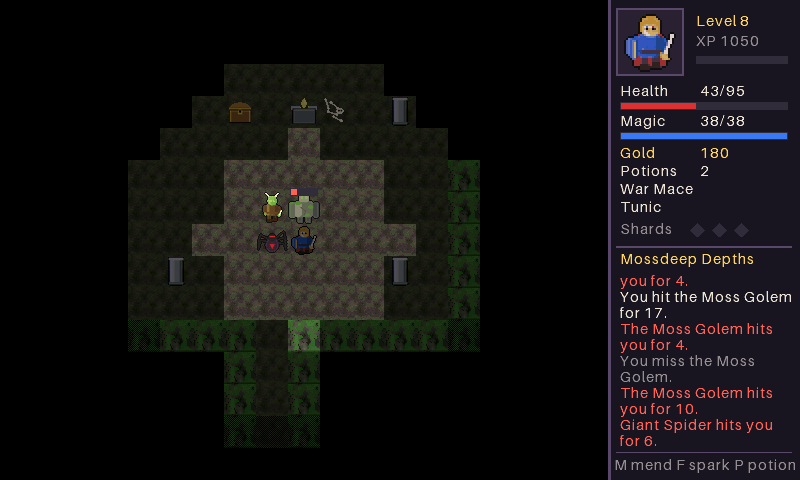
#> input picture examples/matouch/Valmora/valmora_boss.png, 800 x 480 px
$ python -i art.py   (imports and definitions only)
#> lines starting #> are read from the running program, lines starting #| are printed output that depends on the picture
"""Valmora's pictures: every 32x32 tile and creature, drawn here.

Shapes are drawn 4x larger with antialiasing and scaled down; textures are
computed per pixel, tileable. Each tile is then reduced to at most 16
colours of the 4096 (4 bits a channel): the WAD stores 4 bits a pixel and
a palette per tile (make_wad.py).
"""
import math
import random

from PIL import Image, ImageDraw, ImageFilter

T = 32          # tile size
S = 4           # supersampling for shapes
B = T * S
SPR = T         # creatures and overlays come out this size (16: Valmora Low)


def rgb(h):
    h = h.lstrip('#')
    return tuple(int(h[i:i + 2], 16) for i in (0, 2, 4))


def mix(a, b, t):
    return tuple(int(round(a[i] + (b[i] - a[i]) * t)) for i in range(3))


def clamp(v):
    return max(0, min(255, int(v)))


def shade(c, f):
    return tuple(clamp(x * f) for x in c)


# ------------------------------------------------------------ noise

class Noise:
    """Tileable value noise over a period of `period` pixels."""

    def __init__(self, seed, cells, period=T):
        r = random.Random(seed)
        self.cells = cells
        self.period = period
        self.v = [[r.random() for _ in range(cells)] for _ in range(cells)]

    def at(self, x, y):
        fx = (x % self.period) * self.cells / self.period
        fy = (y % self.period) * self.cells / self.period
        x0, y0 = int(fx), int(fy)
        tx, ty = fx - x0, fy - y0
        tx = tx * tx * (3 - 2 * tx)
        ty = ty * ty * (3 - 2 * ty)
        c = self.cells
        a = self.v[y0 % c][x0 % c]
        b = self.v[y0 % c][(x0 + 1) % c]
        d = self.v[(y0 + 1) % c][x0 % c]
        e = self.v[(y0 + 1) % c][(x0 + 1) % c]
        return (a * (1 - tx) + b * tx) * (1 - ty) + (d * (1 - tx) + e * tx) * ty


def fbm(seed, x, y, octaves=((4, .55), (8, .3), (16, .15))):
    key = (seed, octaves)
    if key not in _fbm_cache:
        _fbm_cache[key] = [Noise(seed * 31 + i, c) for i, (c, _) in enumerate(octaves)]
    ns = _fbm_cache[key]
    return sum(n.at(x, y) * w for n, (_, w) in zip(ns, octaves))


_fbm_cache = {}


def ramp(colours, t):
    """t in 0..1 over a list of colours."""
    t = max(0.0, min(0.999, t))
    f = t * (len(colours) - 1)
    i = int(f)
    return mix(colours[i], colours[i + 1], f - i)


# [12 lines left out: function texture, not called in this run]


# ------------------------------------------------------------ shapes at 4x

def canvas():
    return Image.new('RGBA', (B, B), (0, 0, 0, 0))


def down(big):
    return big.resize((T, T), Image.LANCZOS)


# [6 lines left out: function over, not called in this run]


def ellipse(d, cx, cy, rx, ry, fill):
    d.ellipse((cx - rx, cy - ry, cx + rx, cy + ry), fill=fill)


# [44 lines left out: functions shaded_blob, outline_sprite, sprite_from, not called in this run]


# ------------------------------------------------------------ palettes

GRASS = [rgb('#2b5e27'), rgb('#3a7a31'), rgb('#4a933b'), rgb('#62aa48'), rgb('#86c460')]
GRASS_DARK = [rgb('#24501f'), rgb('#2f6a2a'), rgb('#3d8034'), rgb('#4f963f')]
SAND = [rgb('#a88d55'), rgb('#c4a96d'), rgb('#d6bf86'), rgb('#e6d6a6')]
WET_SAND = [rgb('#8a7448'), rgb('#9e875a')]
SHALLOW = [rgb('#2a63a6'), rgb('#3576bd'), rgb('#4489cf'), rgb('#5ea2df')]
DEEP = [rgb('#14346b'), rgb('#1a427f'), rgb('#225093'), rgb('#2c5fa6')]
ROCK = [rgb('#3e362f'), rgb('#5b5147'), rgb('#7a6e60'), rgb('#9a8d7c'), rgb('#bdb09e')]
SNOW = [rgb('#aebccb'), rgb('#cdd8e3'), rgb('#eef3f8')]
SWAMP = [rgb('#2f3a22'), rgb('#3c4a2a'), rgb('#4b5b32'), rgb('#5e6e3c')]
LAVA = [rgb('#5a140a'), rgb('#a8260e'), rgb('#e0541a'), rgb('#ff9a2e'), rgb('#ffe27a')]
ASH = [rgb('#2e2a28'), rgb('#433d39'), rgb('#57504a'), rgb('#6c645c')]
DIRT = [rgb('#6e5232'), rgb('#86663f'), rgb('#9d7d52'), rgb('#b59666')]
COBBLE = [rgb('#4d4a48'), rgb('#6a6662'), rgb('#86817b'), rgb('#a29c94')]
WOOD = [rgb('#4a2e18'), rgb('#6a4424'), rgb('#875a32'), rgb('#a57444')]
OUTLINE = (20, 16, 24)


# ------------------------------------------------------------ terrain

# [98 lines left out: functions grass, brush, trees, hills, mountain, not called in this run]


def sand(seed):
    return texture(seed, SAND, speck=.12, contrast=.8)


# [320 lines left out: functions water, swamp, lava, ash, shore, road and 12 more, not called in this run]


# ------------------------------------------------------------ town and dungeon

def cobble(seed):
    img = Image.new('RGB', (T, T))
    px = img.load()
    r = random.Random(seed)
    stones = []
    for gy in range(4):
        for gx in range(4):
            stones.append((gx * 8 + 4 + r.uniform(-1.5, 1.5) + (4 if gy % 2 else 0), gy * 8 + 4 + r.uniform(-1, 1),
                           r.random()))
    for y in range(T):
        for x in range(T):
            ds = sorted(((((x - sx + 16) % 32 - 16) ** 2 + ((y - sy + 16) % 32 - 16) ** 2) ** .5, v)
                        for sx, sy, v in stones)
            (d0, v0), (d1, _) = ds[0], ds[1]
            if d1 - d0 < 1.2:
                px[x, y] = COBBLE[0]
            else:
                t = .35 + v0 * .4 - d0 * .03
                px[x, y] = ramp(COBBLE, t + (fbm(seed, x, y) - .5) * .3)
    return img


# [111 lines left out: functions planks, flagstone, carpet, bricks, wall_with, torch_wall, not called in this run]


def furniture(kind, floor):
    return over(floor, furniture_big(kind))


def overlay(kind):
    """A transparent picture drawn over the map's own floor at run time."""
    return sprite_from(furniture_big(kind), outline=False)


# [182 lines left out: function furniture_big, not called in this run]


def fountain(frame):
    base = cobble(400)
    big = canvas()
    d = ImageDraw.Draw(big)
    ellipse(d, 64, 68, 60, 54, rgb('#8a8680'))
    ellipse(d, 64, 68, 50, 44, SHALLOW[1])
    ellipse(d, 56 + frame * 4, 60, 20, 12, SHALLOW[3])
    ellipse(d, 64, 64, 12, 12, rgb('#a6a29a'))
    for k in range(6):
        a = math.radians(k * 60 + frame * 30)
        x, y = 64 + math.cos(a) * 26, 58 + math.sin(a) * 20
        ellipse(d, x, y, 4, 4, rgb('#d8f0ff'))
    d.line((64, 58, 64, 22 + frame * 4), fill=rgb('#d8f0ff'), width=6)
    d.ellipse((4, 14, 124, 122), outline=OUTLINE, width=3)
    return over(base, big)


# [11 lines left out: function dungeon_floor, not called in this run]


def cave_floor(seed, cols):
    img = texture(seed, cols, speck=.1)
    return img


# [25 lines left out: function rock_wall, not called in this run]


# ------------------------------------------------------------ creatures

SKIN = [rgb('#f0c8a0'), rgb('#d8a878'), rgb('#b07a50')]


# [315 lines left out: functions humanoid, skeleton, rat, bat, slime, wolf and 6 more, not called in this run]


# the hero seen from behind and from the side (the side drawn facing left;
# facing right is its mirror image)
HERO_TUNIC = rgb('#2c5ab4')
HERO_CAPE = rgb('#a82a2a')
HERO_HAIR = rgb('#c08a3a')
HERO_LEGS = rgb('#4a4040')
HERO_SHIELD = rgb('#3a4a9a')
HERO_BOOTS = rgb('#3a2414')


# [75 lines left out: functions hero_back, hero_side, not called in this run]


def hero_side_right(frame):
    return hero_side(frame).transpose(Image.FLIP_LEFT_RIGHT)


# [150 lines left out: functions make_creatures, make_terrain, not called in this run]


OVERLAYS = ('stairs_down', 'stairs_up', 'chest', 'chest_open', 'bones', 'web', 'rubble', 'altar', 'altar_empty')


def make_overlays():
    """Drawn over the map's own floor at run time (transparent)."""
    return [(k, overlay(k)) for k in OVERLAYS]

>>> import cv2
>>> picture = cv2.imread('../valmora_boss.png', cv2.IMREAD_GRAYSCALE)
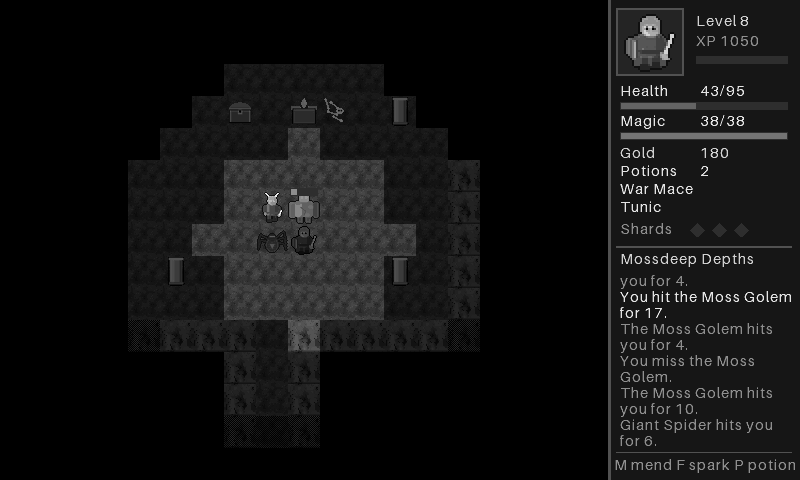
#> picture: shape (480, 800); min 0, max 234, mean 17.6
>>> result = fountain(picture)
#> in cobble, `img = Image.new('RGB', (T, T))`: img: PIL image 32x32 RGB; every value is 0
#> in fountain, `base = cobble(400)`:
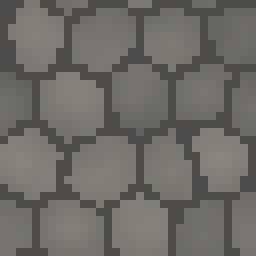
#> base: PIL image 32x32 RGB (shown 8 times larger); mean R, G, B 109.3, 105.2, 100.9
#> in fountain, `big = canvas()`: big: PIL image 128x128 RGBA; every value is 0
#> (the run stopped early here; a loop or call above may not have finished)

$ run again, on examples/matouch/Valmora/valmora_shop.png
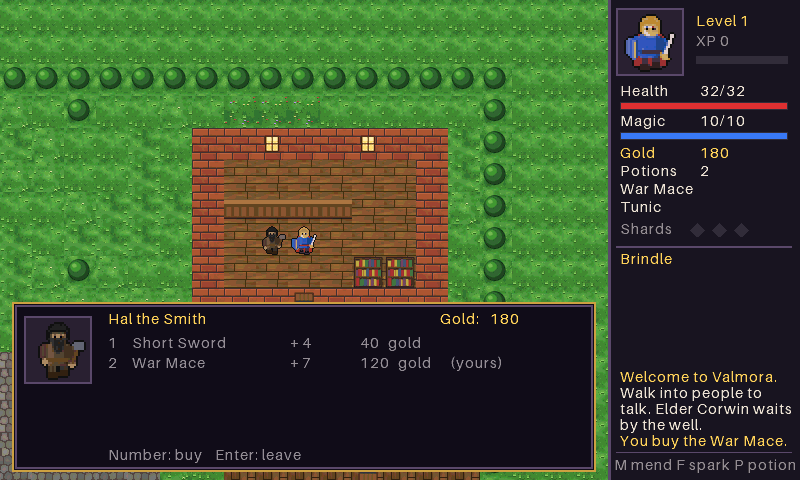
#> input picture examples/matouch/Valmora/valmora_shop.png, 800 x 480 px
#> `picture = cv2.imread('../valmora_boss.png', cv2.IMREAD_GRAYSCALE)`:
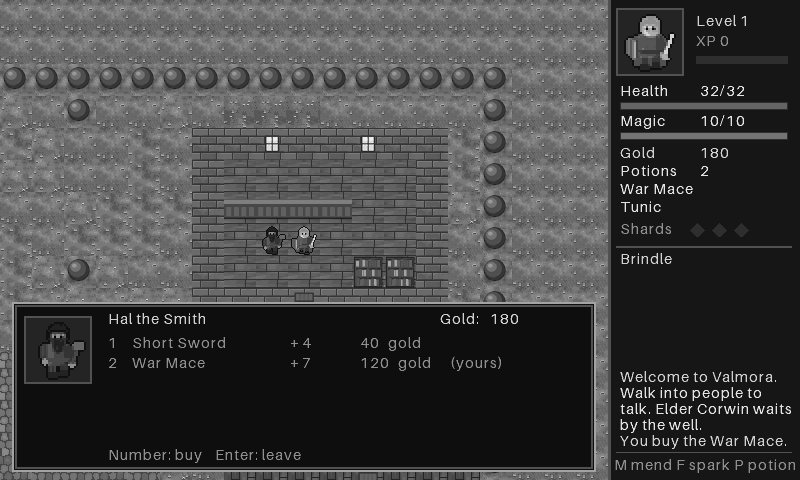
#> picture: shape (480, 800); min 0, max 235, mean 68.1
#> img: PIL image 32x32 RGB; every value is 0
#> big: PIL image 128x128 RGBA; every value is 0

$ run again, on examples/matouch/Valmora/valmora_talk.png
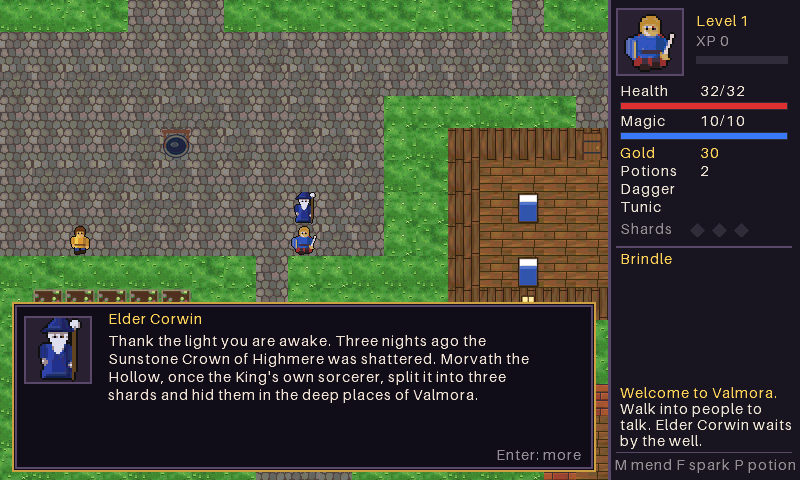
#> input picture examples/matouch/Valmora/valmora_talk.png, 800 x 480 px
#> `picture = cv2.imread('../valmora_boss.png', cv2.IMREAD_GRAYSCALE)`:
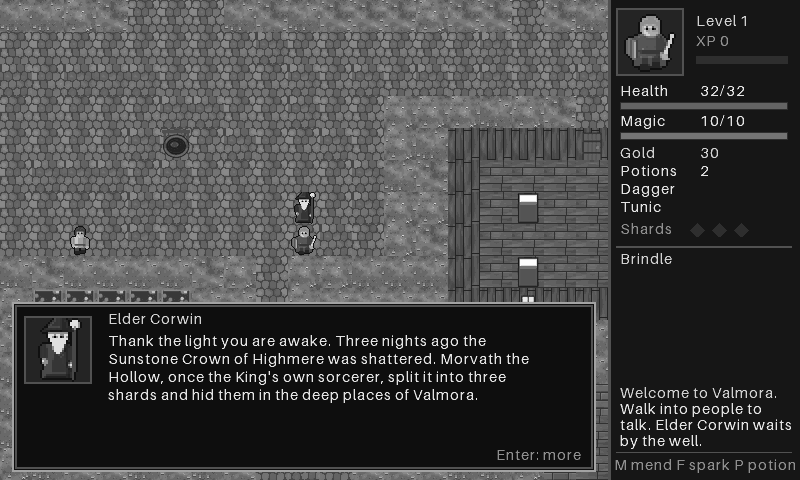
#> picture: shape (480, 800); min 0, max 255, mean 68.1
#> img: PIL image 32x32 RGB; every value is 0
#> big: PIL image 128x128 RGBA; every value is 0
